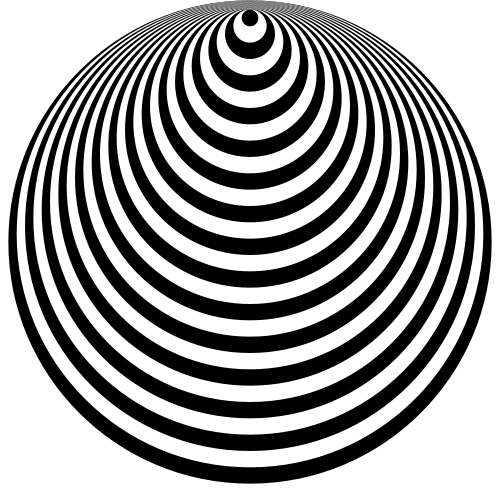
Frame 1 (no input)
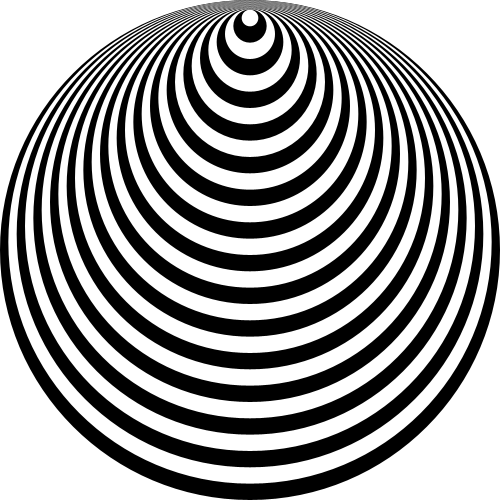
Frame 2 (the mouse pressed at the canvas centre, redrawn once)

The Processing sketch that drew these frames (run headless with seeded random() and noise(); the mouse was pressed at the canvas centre and the sketch redrawn once):

// Processing sketch: processing_10055
// ── processing_10055.pde

boolean flip = false;

void setup() 
{
  size(500,500);
  background(255);
  noStroke();
  smooth();
  //ellipseMode(LEFT);
}


void draw()
{
  //translate( width/2, width/2 );
  for (int i = 0; i < 31; i++)
  {
    pushMatrix();
    
    ////FARBE
    fill( 255 );
    if(flip)
    fill(0);
    flip = !flip; 
    
    translate(0, -i*8);
    ellipse(width/2, width/2, map(i,0,30,width,0), map(i,0,30,height,0));
    popMatrix();
  }
  noLoop();
}
